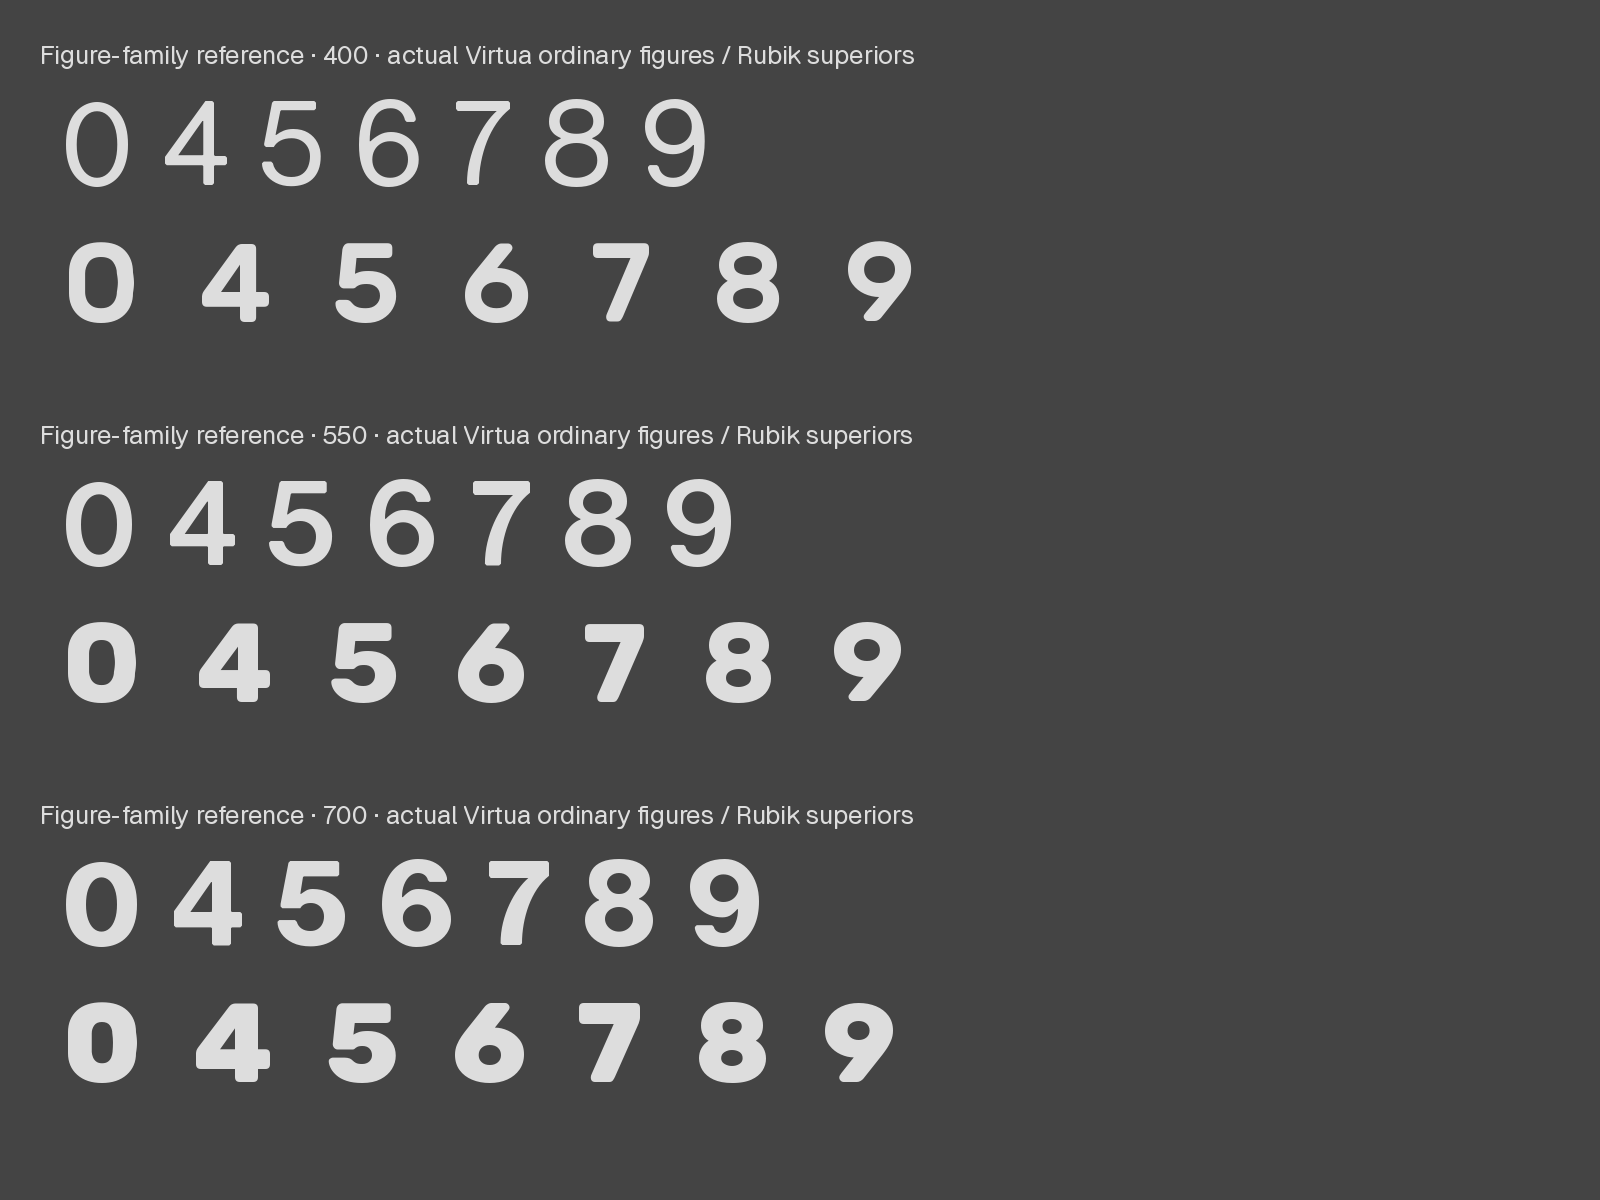

Generate this figure with Python:
from pathlib import Path
from PIL import Image,ImageDraw,ImageFont
C=Path(__file__).resolve().parent;R=C.parents[4]
im=Image.new('RGB',(1600,1200),'#444444');d=ImageDraw.Draw(im);ui=ImageFont.truetype(str(R/'fonts/variable/VirtuaGrotesk[wght].ttf'),24)
for i,w in enumerate([400,550,700]):
 y=40+i*380;d.text((40,y),f'Figure-family reference · {w} · actual Virtua ordinary figures / Rubik superiors',font=ui,fill='#dddddd')
 for j,(p,t,size) in enumerate([(R/'fonts/variable/VirtuaGrotesk[wght].ttf','0 4 5 6 7 8 9',112),(C.parent/'39-superior-digits/assets/rubik.ttf','⁰ ⁴ ⁵ ⁶ ⁷ ⁸ ⁹',224)]):
  f=ImageFont.truetype(str(p),size);f.set_variation_by_axes([w]);d.text((60,y+145+j*215),t,font=f,fill='#dddddd',anchor='ls')
im.save(C/'reference.png')
